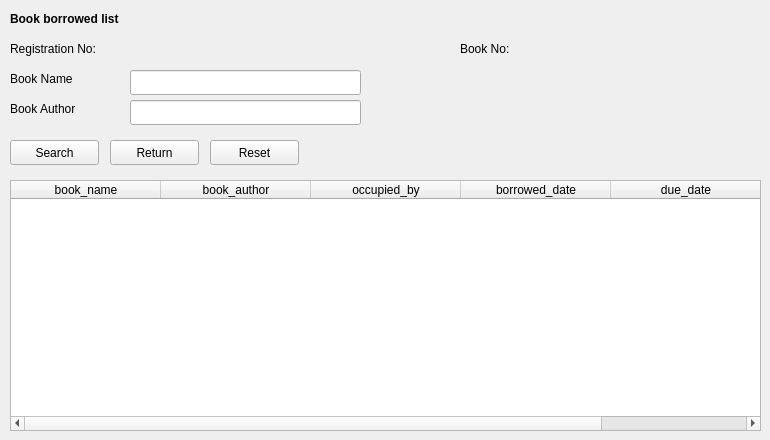
    <widget class="QWidget" name="tab_6">
     <property name="enabled">
      <bool>true</bool>
     </property>
     <attribute name="title">
      <string>Page</string>
     </attribute>
     <widget class="QTableWidget" name="tableWidget_5">
      <property name="geometry">
       <rect>
        <x>10</x>
        <y>180</y>
        <width>751</width>
        <height>251</height>
       </rect>
      </property>
      <attribute name="horizontalHeaderDefaultSectionSize">
       <number>150</number>
      </attribute>
      <column>
       <property name="text">
        <string>book_name</string>
       </property>
      </column>
      <column>
       <property name="text">
        <string>book_author</string>
       </property>
      </column>
      <column>
       <property name="text">
        <string>occupied_by</string>
       </property>
      </column>
      <column>
       <property name="text">
        <string>borrowed_date</string>
       </property>
      </column>
      <column>
       <property name="text">
        <string>due_date</string>
       </property>
      </column>
     </widget>
     <widget class="QLabel" name="label_42">
      <property name="enabled">
       <bool>true</bool>
      </property>
      <property name="geometry">
       <rect>
        <x>10</x>
        <y>10</y>
        <width>141</width>
        <height>17</height>
       </rect>
      </property>
      <property name="font">
       <font>
        <weight>75</weight>
        <bold>true</bold>
       </font>
      </property>
      <property name="text">
       <string>Book borrowed list</string>
      </property>
     </widget>
     <widget class="QLineEdit" name="lineEdit_57">
      <property name="enabled">
       <bool>true</bool>
      </property>
      <property name="geometry">
       <rect>
        <x>130</x>
        <y>70</y>
        <width>231</width>
        <height>25</height>
       </rect>
      </property>
      <property name="text">
       <string/>
      </property>
     </widget>
     <widget class="QLineEdit" name="lineEdit_58">
      <property name="geometry">
       <rect>
        <x>130</x>
        <y>100</y>
        <width>231</width>
        <height>25</height>
       </rect>
      </property>
      <property name="text">
       <string/>
      </property>
     </widget>
     <widget class="QLabel" name="label_81">
      <property name="geometry">
       <rect>
        <x>10</x>
        <y>70</y>
        <width>111</width>
        <height>17</height>
       </rect>
      </property>
      <property name="font">
       <font>
        <weight>50</weight>
        <bold>false</bold>
       </font>
      </property>
      <property name="text">
       <string>Book Name</string>
      </property>
     </widget>
     <widget class="QLabel" name="label_82">
      <property name="geometry">
       <rect>
        <x>10</x>
        <y>100</y>
        <width>111</width>
        <height>17</height>
       </rect>
      </property>
      <property name="font">
       <font>
        <weight>50</weight>
        <bold>false</bold>
       </font>
      </property>
      <property name="text">
       <string>Book Author</string>
      </property>
     </widget>
     <widget class="QLabel" name="label_83">
      <property name="geometry">
       <rect>
        <x>10</x>
        <y>40</y>
        <width>121</width>
        <height>17</height>
       </rect>
      </property>
      <property name="font">
       <font>
        <weight>50</weight>
        <bold>false</bold>
       </font>
      </property>
      <property name="text">
       <string>Registration No:</string>
      </property>
     </widget>
     <widget class="QPushButton" name="pushButton_30">
      <property name="geometry">
       <rect>
        <x>110</x>
        <y>140</y>
        <width>89</width>
        <height>25</height>
       </rect>
      </property>
      <property name="text">
       <string>Return</string>
      </property>
     </widget>
     <widget class="QPushButton" name="pushButton_31">
      <property name="geometry">
       <rect>
        <x>10</x>
        <y>140</y>
        <width>89</width>
        <height>25</height>
       </rect>
      </property>
      <property name="text">
       <string>Search</string>
      </property>
     </widget>
     <widget class="QLabel" name="label_84">
      <property name="geometry">
       <rect>
        <x>460</x>
        <y>40</y>
        <width>71</width>
        <height>17</height>
       </rect>
      </property>
      <property name="font">
       <font>
        <weight>50</weight>
        <bold>false</bold>
       </font>
      </property>
      <property name="text">
       <string>Book No:</string>
      </property>
     </widget>
     <widget class="QPushButton" name="pushButton_32">
      <property name="geometry">
       <rect>
        <x>210</x>
        <y>140</y>
        <width>89</width>
        <height>25</height>
       </rect>
      </property>
      <property name="text">
       <string>Reset</string>
      </property>
     </widget>
     <widget class="QLabel" name="label_33">
      <property name="geometry">
       <rect>
        <x>130</x>
        <y>40</y>
        <width>131</width>
        <height>17</height>
       </rect>
      </property>
      <property name="text">
       <string/>
      </property>
     </widget>
     <widget class="QLabel" name="label_44">
      <property name="geometry">
       <rect>
        <x>530</x>
        <y>40</y>
        <width>141</width>
        <height>17</height>
       </rect>
      </property>
      <property name="text">
       <string/>
      </property>
     </widget>
    </widget>
